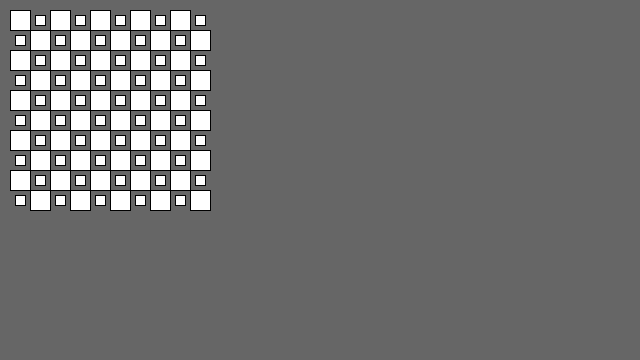
Frame 1 (no input)
Frame 60 (the mouse pressed at the canvas centre just before this capture): identical to frame 1, image omitted
Frame 120 (the mouse held since frame 60 and released just before this capture): identical to frame 1, image omitted

The Processing sketch that drew this single still picture (run headless with seeded random() and noise(); from frame 60 on, the mouse is pressed at the canvas centre):

// Processing sketch: processing_180640
// ── processing_180640.pde

void setup() {
  size(640,360);
}




void draw() {
   background(102);
   int size = 10;
   for (int i=0; i < 10; i= i+1) {
     for (int j=0; j < 10; j= j+1) {
     println(i+j);
     rectMode(CENTER);
         if ((i+j)%2==0) {
               size = 20;
         }  else {
             size=10;
         }    
       rect(20 + i*20 , 20 + j *20, size,size);
     }
     
   }
   
}
